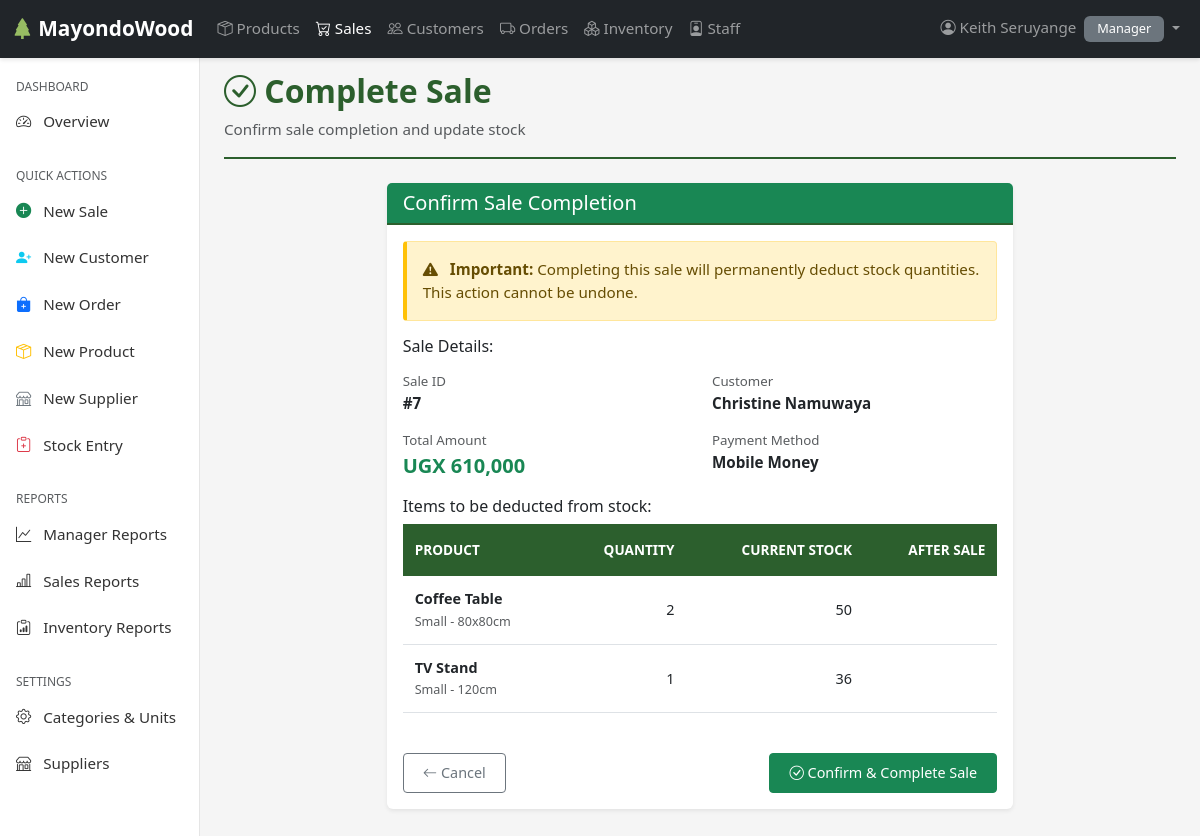
Page /sales/7/complete/ (signed in) on the earlier database version.
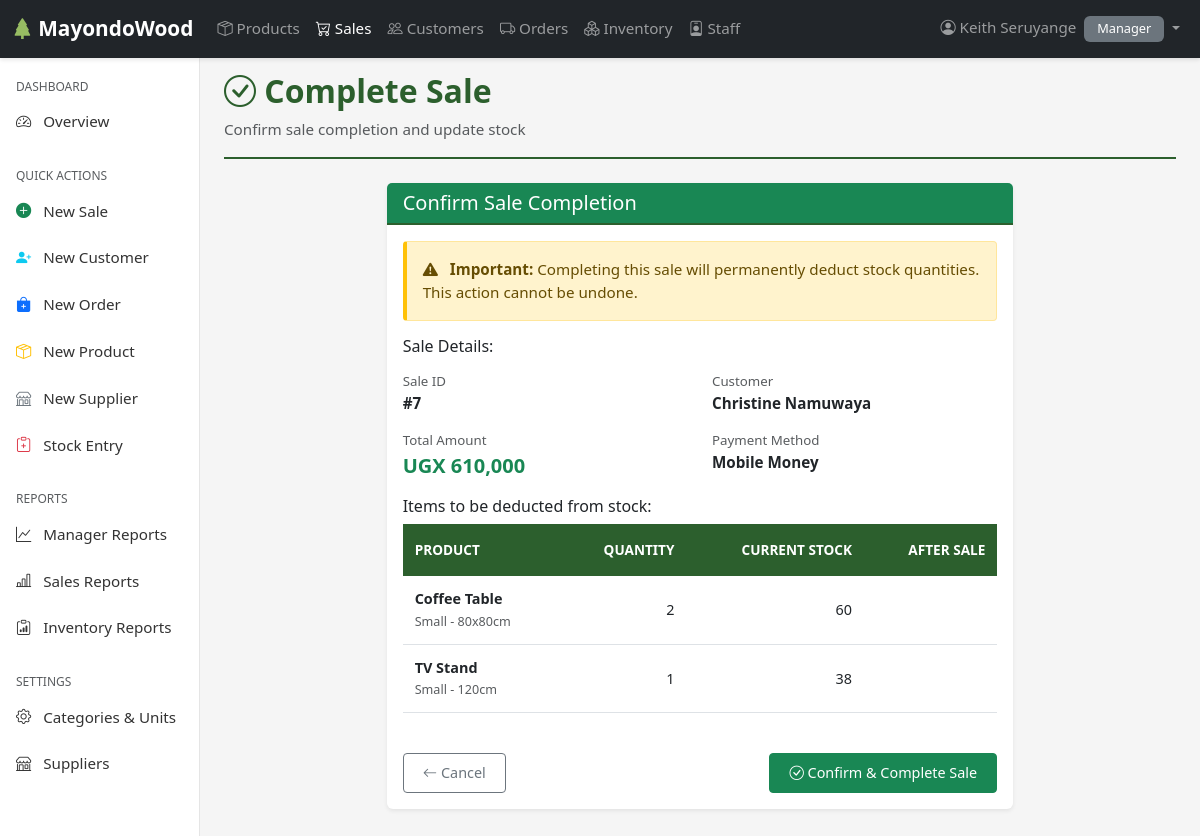
Same page on the later database version.
### sales/models.py (models this page shows, shortened)
class SaleItem(models.Model):
    sale = models.ForeignKey(
        Sale,
        related_name='items',
        on_delete=models.CASCADE
    )
    product_variant = models.ForeignKey(
        ProductVariant,
        on_delete=models.PROTECT,
        related_name='sale_items'
    )
    quantity = models.PositiveIntegerField(
        validators=[MinValueValidator(1)]
    )
    unit_price = models.PositiveIntegerField(
        validators=[MinValueValidator(1)],
        help_text="Price per unit at time of sale (in UGX)"
    )
    discount_percentage = models.DecimalField(
        max_digits=5,
        decimal_places=2,
        default=Decimal('0.00'),
        validators=[MinValueValidator(Decimal('0.00'))],
        help_text="Discount percentage (0-99.99)"
    )
    created_at = models.DateTimeField(auto_now_add=True)
    updated_at = models.DateTimeField(auto_now=True)
    class Meta:
        ordering = ['sale', 'id']
        verbose_name = 'Sale Item'
        verbose_name_plural = 'Sale Items'
    @property
    def subtotal(self):
        return self.quantity * self.unit_price
    @property
    def discount_amount(self):
        discount = float(self.subtotal) * (float(self.discount_percentage) / 100)
        return int(round(discount))
    def total_price(self):
        return self.subtotal - self.discount_amount

### products/models.py (models this page shows, shortened)
class ProductVariant(models.Model):
    product = models.ForeignKey(Product, on_delete=models.CASCADE, related_name='variants')
    variant_name = models.CharField(max_length=100)
    price = models.IntegerField(default=0)
    stock_quantity = models.PositiveIntegerField(default=0)
    reorder_level = models.PositiveIntegerField(default=5)
    is_active = models.BooleanField(default=True)
    created_at = models.DateTimeField(auto_now_add=True)
    updated_at = models.DateTimeField(auto_now=True)
    class Meta:
        ordering = ['product__name', 'variant_name']
        unique_together = [['product', 'variant_name']]

class Product(models.Model):
    name = models.CharField(max_length=100)
    category = models.ForeignKey(Category, on_delete=models.PROTECT, related_name='products')
    unit = models.ForeignKey(Unit, on_delete=models.PROTECT, related_name='products')
    supplier = models.ForeignKey('orders.Supplier', on_delete=models.SET_NULL, null=True, blank=True, related_name='products')
    description = models.TextField(blank=True)
    is_active = models.BooleanField(default=True)
    created_at = models.DateTimeField(auto_now_add=True)
    updated_at = models.DateTimeField(auto_now=True)
    class Meta:
        ordering = ['name']
        unique_together = [['name', 'category']]

### sales/views.py (the view, shortened to what this page needs)
# urls.py: path('<int:pk>/complete/', views.complete_sale, name='complete_sale'),
@login_required
@user_passes_test(is_sales_or_manager, login_url='users:login')
def complete_sale(request, pk):
    sale = get_object_or_404(Sale, pk=pk)
    if sale.status == 'COMPLETED':
        messages.warning(request, 'This sale is already completed')
        return redirect('sales:sale_detail', pk=pk)
    context = {
        'sale': sale,
        'title': f"Complete Sale #{sale.id}"
    }
    return render(request, 'sales/confirm_complete.html', context)

### sales/models.py (called while the page is built)
    @property
    def full_name(self):
        return f'{self.first_name} {self.last_name}'

    def calculate_subtotal(self):
        return sum(item.total_price() for item in self.items.all())

    @property
    def total(self):
        return self.calculate_subtotal() + self.delivery_fee

### sales/views.py (called while the page is built)
def is_sales_or_manager(user):
    return user.is_authenticated and user.role in ['SALES', 'MANAGER']

### sales/templates/sales/confirm_complete.html (shortened to what this page needs)
{% extends 'base.html' %}
{% load static humanize %}
{% block content %}
<div class="page-header mb-4">
    <h1><i class="bi bi-check-circle"></i> Complete Sale</h1>
    <p class="text-muted mb-0">Confirm sale completion and update stock</p>
</div>
<div class="row justify-content-center">
    <div class="col-lg-8">
        <div class="card border-success">
            <div class="card-header bg-success text-white">
                <h5 class="mb-0">Confirm Sale Completion</h5>
            </div>
            <div class="card-body">
                <div class="alert alert-warning">
                    <i class="bi bi-exclamation-triangle-fill me-2"></i>
                    <strong>Important:</strong> Completing this sale will permanently deduct stock quantities. This action cannot be undone.
                </div>
                <h6 class="mb-3">Sale Details:</h6>
                <div class="row mb-3">
                    <div class="col-6">
                        <small class="text-muted d-block">Sale ID</small>
                        <strong>#{{ sale.id }}</strong>
                    </div>
                    <div class="col-6">
                        <small class="text-muted d-block">Customer</small>
                        <strong>{{ sale.customer.full_name }}</strong>
                    </div>
                </div>
                <div class="row mb-3">
                    <div class="col-6">
                        <small class="text-muted d-block">Total Amount</small>
                        <strong class="text-success fs-5">UGX {{ sale.total|floatformat:0|intcomma }}</strong>
                    </div>
                    <div class="col-6">
                        <small class="text-muted d-block">Payment Method</small>
                        <strong>{{ sale.get_payment_method_display }}</strong>
                    </div>
                </div>
                <h6 class="mb-2">Items to be deducted from stock:</h6>
                <div class="table-responsive mb-4">
                    <table class="table table-sm">
                        <thead>
                            <tr>
                                <th>Product</th>
                                <th class="text-end">Quantity</th>
                                <th class="text-end">Current Stock</th>
                                <th class="text-end">After Sale</th>
                            </tr>
                        </thead>
                        <tbody>
                            {% for item in sale.items.all %}
                            <tr>
                                <td>
                                    <strong>{{ item.product_variant.product.name }}</strong>
                                    <br><small class="text-muted">{{ item.product_variant.variant_name }}</small>
                                </td>
                                <td class="text-end">{{ item.quantity|intcomma }}</td>
                                <td class="text-end">{{ item.product_variant.stock_quantity|intcomma }}</td>
                                <td class="text-end">
                                </td>
                            </tr>
                            {% endfor %}
                        </tbody>
                    </table>
                </div>
                <form method="post">
                    <div class="d-flex justify-content-between">
                        <a href="{% url 'sales:sale_detail' sale.pk %}" class="btn btn-outline-secondary">
                            <i class="bi bi-arrow-left"></i> Cancel
                        </a>
                        <button type="submit" class="btn btn-success">
                            <i class="bi bi-check-circle"></i> Confirm & Complete Sale
                        </button>
                    </div>
                </form>
            </div>
        </div>
    </div>
</div>
{% endblock %}

Differences in the rows shown:
changed through a linked row, SaleItem "Coffee Table": product_variant.stock_quantity "50" → "60"
changed through a linked row, SaleItem "TV Stand": product_variant.stock_quantity "36" → "38"
